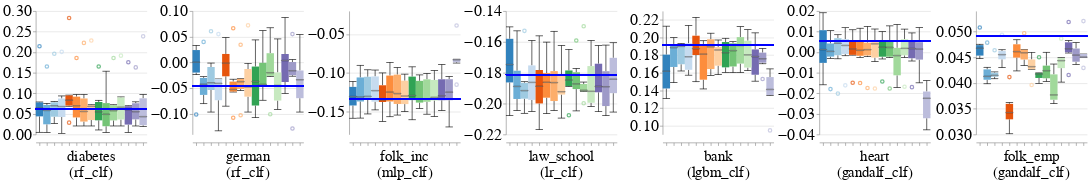

Notebook code cell kept with this figure:
### Code cell
create_bar_charts_for_diff_imputers_and_datasets(train_injection_scenario='mixed_exp',
                                                test_injection_scenario='MCAR1 & MAR1 & MNAR1',
                                                dataset_to_group=DATASETS_SENSITIVE_ATTRS,
                                                metric_name='Selection_Rate_Difference',
                                                db_client=db_client)

### Figure 1 — Vega-Lite specification as saved in the notebook (floating-point values rounded to 4 significant figures; data arrays with more than 128 entries replaced by an {"elided": "..."} marker saying what was removed)
{"config": {"view": {"continuousWidth": 400, "continuousHeight": 300, "stroke": null}, "axis": {"labelFontSize": 26, "labelFontWeight": "normal", "titleFontSize": 28, "titleFontWeight": "normal"}, "facet": {"spacing": 5}, "header": {"labelFontSize": 24, "labelOrient": "bottom", "labelPadding": 5, "titleFontSize": 28}, "legend": {"columns": 4, "direction": "horizontal", "labelFontSize": 32, "labelLimit": 400, "orient": "top", "symbolOffset": 130, "symbolStrokeWidth": 10, "titleAnchor": "middle", "titleFontSize": 34, "titleLimit": 300}, "title": {"fontSize": 28}}, "data": {"name": "data-cb141c4c01a347693fec5354a603caa1"}, "facet": {"column": {"field": "Dataset_Name_With_Model_Name", "sort": {"field": "Dataset_Sequence_Number", "order": "ascending"}, "title": null, "type": "nominal"}}, "spec": {"layer": [{"mark": {"type": "boxplot", "median": {"stroke": "black", "strokeWidth": 0.7}, "size": 12, "ticks": true}, "encoding": {"color": {"field": "Null_Imputer_Name", "legend": null, "scale": {"scheme": "category20c"}, "sort": ["deletion", "median-mode", "median-dummy", "miss_forest", "k_means_clustering", "datawig", "automl", "nomi", "tdm", "edit_gain", "gain", "hivae", "notmiwae", "mnar_pvae"], "title": null, "type": "nominal"}, "x": {"axis": {"labels": false}, "field": "Null_Imputer_Name", "sort": ["deletion", "median-mode", "median-dummy", "miss_forest", "k_means_clustering", "datawig", "automl", "nomi", "tdm", "edit_gain", "gain", "hivae", "notmiwae", "mnar_pvae"], "title": null, "type": "nominal"}, "y": {"field": "Metric_Value", "scale": {"zero": false}, "title": null, "type": "quantitative"}}}, {"mark": "rule", "encoding": {"color": {"value": "blue"}, "size": {"value": 2}, "y": {"field": "Baseline_Median", "type": "quantitative"}}}], "height": 200, "width": 180}, "resolve": {"scale": {"y": "independent"}}, "$schema": "https://vega.github.io/schema/vega-lite/v4.17.0.json", "datasets": {"data-cb141c4c01a347693fec5354a603caa1": {"elided": "628 records"}}}
